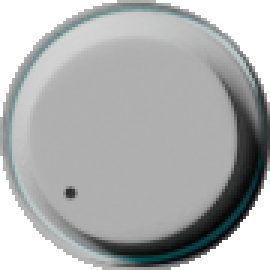
#> input picture blender files/thilter_ui/image_processing/light_mode/smallknob1/raw_cuts/cropped_0005.png, 90 x 90 px (shown 3 times larger); its folder holds 4 pictures in this run; the run also reads 1 picture not shown here
$ python make_imagestrip.py
#> lines starting #> are read from the running program, lines starting #| are printed output that depends on the picture
from PIL import Image
import os
def process_image_sequence(directory_path):
#> called with directory_path = './'
    image_files = []
    for filename in os.listdir(directory_path):
        # Filter for common image file extensions (you can extend this list)
        if filename.lower().endswith(('.png', '.jpg', '.jpeg', '.gif', '.bmp', '.tiff')):
            image_files.append(filename)

    # Sort the files to ensure correct sequence order (e.g., frame001.png, frame002.png)
    image_files.sort()
    for image_filename in image_files:
        full_path = os.path.join(directory_path, image_filename)
        print(f"Processing image: {full_path}")
    return image_files
image_paths = process_image_sequence("./")
print(image_paths)
images = [Image.open(path) for path in image_paths]
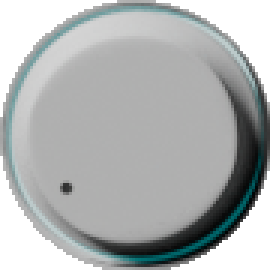
#> input picture blender files/thilter_ui/image_processing/light_mode/smallknob1/raw_cuts/cropped_0007.png, 90 x 90 px (shown 3 times larger)
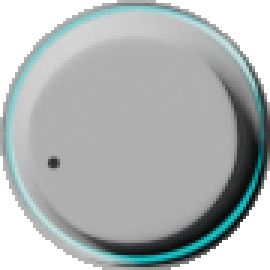
#> input picture blender files/thilter_ui/image_processing/light_mode/smallknob1/raw_cuts/cropped_0016.png, 90 x 90 px (shown 3 times larger)
#> images = 4 items
max_width = max(img.width for img in images)
#> max_width = 90
resized_images = []
for img in images:
    if img.width != max_width:
        # Maintain aspect ratio while resizing to max_width
        new_height = int(img.height * (max_width / img.width))
        resized_images.append(img.resize((max_width, new_height)))
    else:
        resized_images.append(img)
#> this loop made 4 passes
#> after the loop, resized_images = 4 items

total_height = sum(img.height for img in resized_images)
#> total_height = 360
# Use the mode of the first image (e.g., 'RGB', 'RGBA')
strip_image = Image.new(resized_images[0].mode, (max_width, total_height))
#> strip_image: PIL image 90x360 RGBA; every value is 0
y_offset = 0
for img in resized_images:
    strip_image.paste(img, (0, y_offset))
    y_offset += img.height
#> this loop made 4 passes
#> y_offset on passes 1 to 4: 90, 180, 270, 360
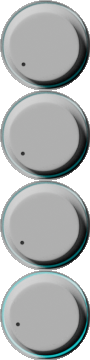
#> strip_image: PIL image 90x360 RGBA; mean R, G, B, A 123.6, 127, 127, 203.6; transparent parts drawn white
#> after the loop, y_offset = 360

strip_image.save("smallknob1imagestrip_light.png")
